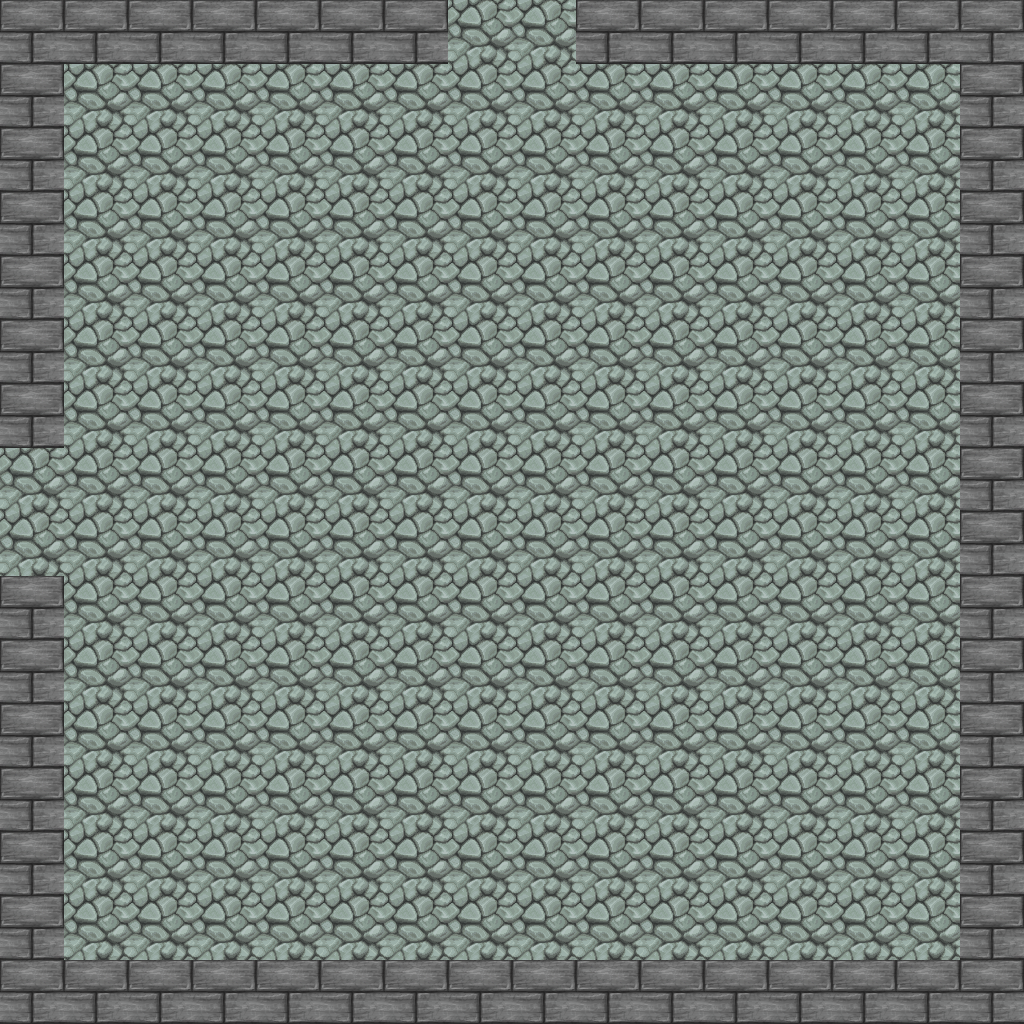

Rendered tile map (Tiled .tmx) drawn with the repository's tilesets; below, a short description and the map source with its tile grids summarised:
An orthogonal 16x16 tile map with 64x64 px tiles, 2 tile layers (Ground, Walls), 4 tilesets and 23 objects (2x NORTH, 2x WEST, 2x SOUTH, 2x EAST, CENTER).

<map version="1.0" orientation="orthogonal" renderorder="right-down" width="16" height="16" tilewidth="64" tileheight="64">
 <properties>
  <property name="ExitPoints" value="NW" />
 </properties>
 <tileset firstgid="1" name="simpletiles" tilewidth="64" tileheight="64" spacing="1">
  <image source="tilesets/simpletiles.png" width="130" height="130" />
 </tileset>
 <tileset firstgid="5" name="cavefloor" tilewidth="64" tileheight="64">
  <image source="tilesets/cavefloor.png" width="196" height="196" />
 </tileset>
 <tileset firstgid="14" name="tiles64" tilewidth="64" tileheight="64">
  <image source="tilesets/tiles64.png" width="768" height="320" />
 </tileset>
 <tileset firstgid="74" name="tilesadds" tilewidth="64" tileheight="64">
  <image source="tilesets/tilesadds.png" width="128" height="64" />
 </tileset>
 <layer name="Ground" width="16" height="16">
  <data>[256 cells, 234 non-empty, 3 distinct tile ids]</data>
 </layer>
 <layer name="Walls" width="16" height="16">
  <data>[256 cells, 60 non-empty, 2 distinct tile ids]</data>
 </layer>
 <objectgroup name="collisionObjects">
  <object x="0" y="0" width="448" height="64" />
  <object x="995" y="345" height="1" />
  <object x="960" y="64" width="64" height="384" />
  <object x="0" y="64" width="64" height="384" />
  <object x="0" y="576" width="64" height="384" />
  <object x="960" y="576" width="64" height="384" />
  <object x="576" y="0" width="448" height="64" />
  <object x="0" y="960" width="448" height="64" />
  <object x="576" y="960" width="448" height="64" />
 </objectgroup>
 <objectgroup name="portalObjects">
  <object type="NORTH" x="448" y="0" width="128" height="64" />
  <object type="WEST" x="0" y="448" width="64" height="128" />
  <object type="SOUTH" x="448" y="960" width="128" height="64" />
  <object type="EAST" x="960" y="448" width="64" height="128" />
 </objectgroup>
 <objectgroup name="spawnPoints">
  <object type="WEST" x="130" y="514" />
  <object type="EAST" x="880" y="502" width="12" height="17" />
  <object type="SOUTH" x="514" y="935" />
  <object type="NORTH" x="509" y="131" />
  <object x="283" y="276" />
  <object x="761" y="776" />
  <object x="279" y="779" />
  <object x="776" y="268" />
  <object x="611" y="368" />
  <object type="CENTER" x="487" y="504" width="23" height="16" />
 </objectgroup>
</map>
